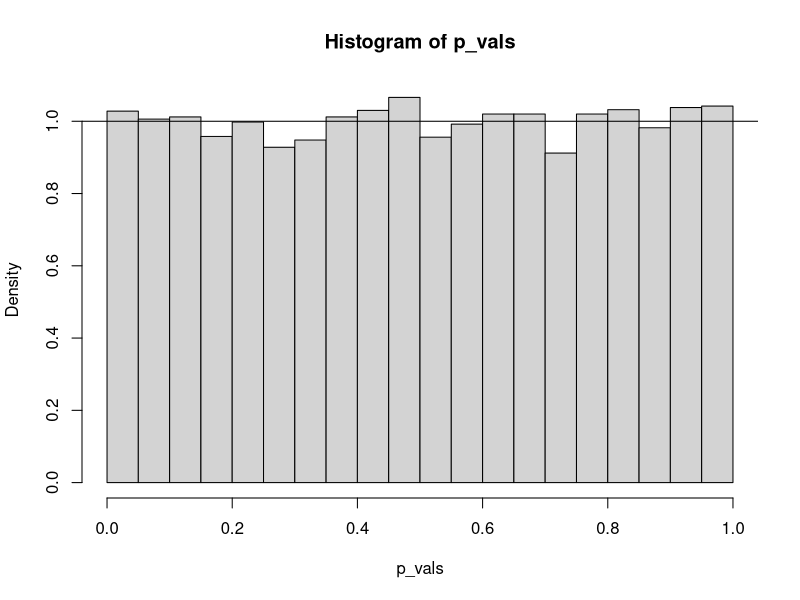
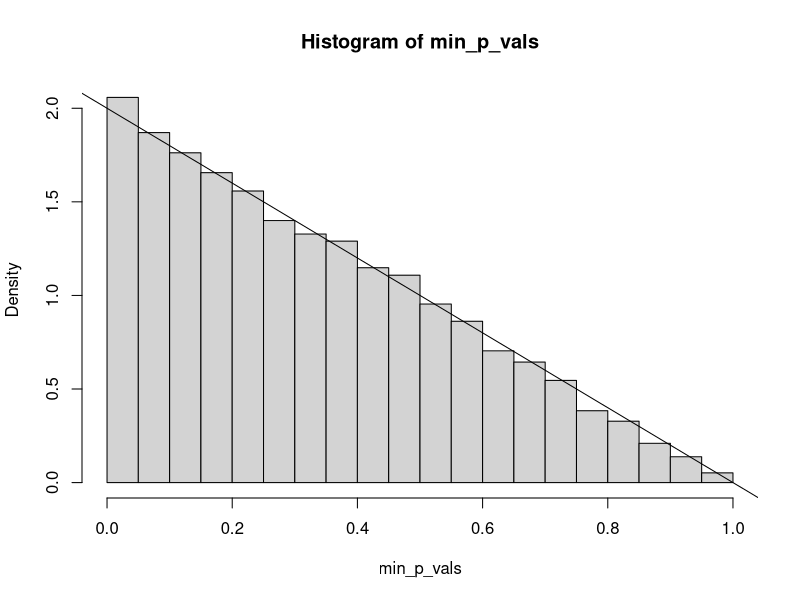

Here is the R script that generated these plots, in order: (Note: a time limit stopped this script after it produced the figures.)
## ---- chunk 1
knitr::opts_chunk$set(echo = TRUE)
set.seed(2112)
## ---- chunk 2
library(magrittr) # pipes and `extract` function
library(dplyr)
library(ggplot2)
x <- runif(30, 0, 10)
y <- rnorm(30, 0, 1) # uncorrelated with x - null is true.

summary(lm(y ~ x))$coef[2, 4] # the p-value for x

N <- 10000 # Increase for better results
p_vals <- double(N)
for (i in 1:N){
    y <- rnorm(30, 0, 1)
    p_vals[i] <- summary(lm(y ~ x))$coef[2, 4]
}
## ---- chunk 3
hist(p_vals, freq = FALSE)
abline(h = 1) # theoretical pdf
## ---- chunk 4
N <- 10000
min_p_vals <- double(N)
for (i in 1:N){
    yxx <- data.frame(x1 = runif(30), x2 = runif(30), y = rnorm(30))
    p_vals <- summary(lm(y ~ ., data = yxx))$coef[-1, 4]
    max_p <- which.max(p_vals) # to be removed
    min_p_vals[i] <- summary(lm(y ~ ., data = yxx[, -max_p]))$coef[2, 4]
}
## ---- chunk 5
hist(min_p_vals, freq = FALSE)
abline(a = 2, b = -2) # Theoretical pdf
## ---- chunk 6
N <- 5000 # This will take a while
min_p <- double(N)
max_p <- double(N)
p1 <- double(N)
num_signif <- double(N)

t0 <- Sys.time()
for (i in 1:N){
    # First columns is y, the rest are x1...x20
    bigdf <- matrix(data = rnorm(30 * 21), nrow = 30, ncol = 21)
    names(bigdf) <- c("y", paste("x", 1:20))
    bigdf <- as.data.frame(bigdf)

    # Regress y against everything
    newmod <- step(lm(y~., data = bigdf), trace = 0)
    
    # Extract the p-values
    mycoefs <- summary(newmod)$coef[-1, 4]
    num_signif[i] <- length(mycoefs)
    min_p[i] <- min(mycoefs)
    max_p[i] <- max(mycoefs)
    p1[i] <- mycoefs[1] # should be representative of p-values 
}
Sys.time() - t0
## ---- chunk 7
par(mfrow = c(2, 2))
hist(min_p, breaks = seq(0, 0.25, 0.01))
abline(v = 0.05, col = "red")
hist(max_p, breaks = seq(0, 0.55, 0.01))
abline(v = 0.05, col = "red")
barplot(table(num_signif), main = "Number of remaining predictors")
hist(p1, breaks = seq(0, 0.45, 0.01))
abline(v = 0.05, col = "red")
